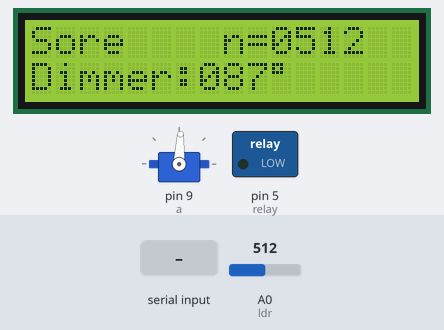
A sketch run on a simulated Arduino Uno, built with avr-gcc and run on an emulated ATmega328P. Parts: 16×2 character LCD, servo, switched loads named in the sketch (green lamp = pin HIGH). The inputs (shaded band) are chosen by the test bench; at power-on: A0 (ldr) = 512. What the sketch prints to the serial monitor is not drawn.

Above: at 3.3 s.
3.4 s: A0 (ldr) set to 690
At 4.6 s:
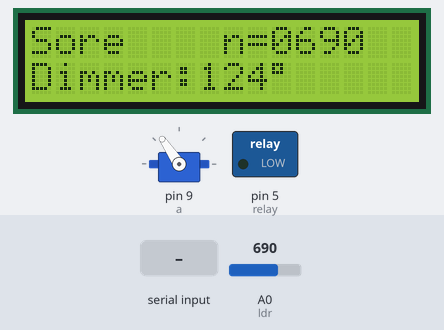
5.7 s: A0 (ldr) set to 714
At 6.8 s:
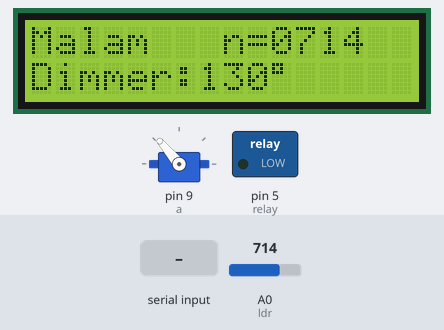
7.7 s: A0 (ldr) set to 190
At 9.0 s:
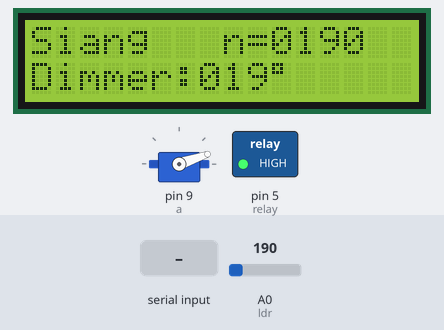
9.8 s: "d" received over Serial
At 11.1 s:
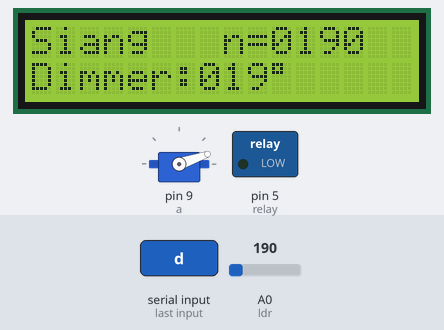
11.8 s: A0 (ldr) set to 213
At 13.3 s:
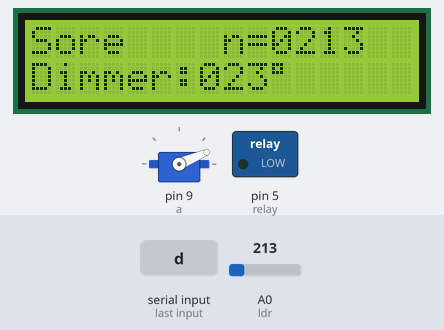
13.9 s: "D" received over Serial
At 15.4 s:
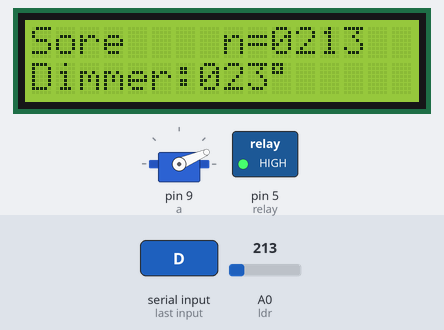
Timing chart, 0 to 16.9 s (numbered marks = the images above; inputs shaded):
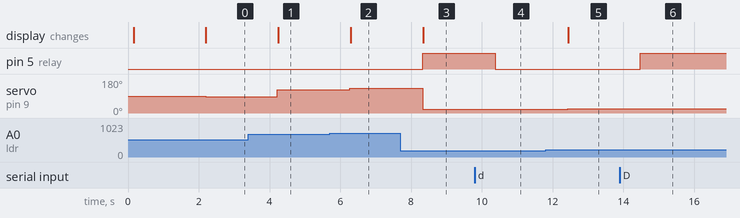

The sketch:

light_intensity_control.ino
```cpp
#include <Servo.h>
#include<SoftwareSerial.h>
#include <Wire.h>
#include <LiquidCrystal_I2C.h>
LiquidCrystal_I2C lcd(0x27,16,2);
SoftwareSerial ble(0,1);
const int ldr = A0;
const int relay = 5;
Servo a;
int cahaya,cahaya1;
int update_interval = 100;
unsigned long last_time=0;
char data_in;
String text,text1,text2;
void setup() {
  Serial.begin(9600);
Serial.println("*.kwl");
Serial.println("clear_panel()");
Serial.println("set_grid_size(11,5)");
Serial.println("add_text_box(2,1,8,L,Text,245,240,245,A)");
Serial.println("add_switch(2,2,4,D,d,0,0");
Serial.println("set_panel_notes(,,,)");
Serial.println("run()");
Serial.println("*");
 pinMode(ldr,INPUT);
 pinMode(relay,OUTPUT);
 lcd.begin();
 lcd.backlight();
 a.attach(9);
 lcd.setCursor(0,0);
 lcd.print("Azimi Alfaresyi");
 lcd.setCursor(0,1);
 lcd.print("182408025");
 delay(2000);
 lcd.clear();
}

void loop() {
cahaya  = analogRead(ldr);
cahaya1 = map(cahaya, 100, 950, 0, 180);
if(cahaya1 < 0){ cahaya1 = 0;}
if(cahaya1 >180){ cahaya1 =180;}
Serial.println(cahaya);
a.write(cahaya1);
if(Serial.available()){
  data_in = Serial.read();
if(data_in =='D'){
  digitalWrite(relay,HIGH);
}
if (data_in =='d'){
 digitalWrite(relay,LOW);
}
}
unsigned long t=millis();
if((t-last_time)>update_interval){
  last_time=t;
  Serial.print("*A"+text+"*");
  Serial.println("*BDimmer: "+text1+"*");
  Serial.println("*C"+text2+"*");
}
if( cahaya < 200){
  text = "Siang";
  lcd.setCursor(0,0);
  lcd.print("Siang");
  digitalWrite(relay,HIGH);
  if( data_in == 'd'){digitalWrite(relay,LOW);}
}
else if ( cahaya >=200&&cahaya<=700){
  text = "Sore";
  lcd.setCursor(0,0);
  lcd.print("Sore ");
  digitalWrite(relay,LOW);
  if( data_in == 'D'){digitalWrite(relay,HIGH);}
}
else{
  text = "Malam";
  lcd.setCursor(0,0);
  lcd.print("Malam");
  digitalWrite(relay,LOW);
  if( data_in == 'D'){digitalWrite(relay,HIGH);}
}
text2 = cahaya;
text1 = cahaya1;
lcd.setCursor(8,0);
lcd.print("n=");
if(cahaya<=9){lcd.print("000");}
else if(cahaya >=10 && cahaya <=99){lcd.print("00");}
else if(cahaya >=100 && cahaya <=999){lcd.print("0");}
lcd.print(cahaya);
lcd.setCursor(0,1);
lcd.print("Dimmer:");
if(cahaya1<=9){lcd.print("00");}
else if(cahaya1 >=10 && cahaya1 <=99){lcd.print("0");}
lcd.print(cahaya1,DEC);
lcd.setCursor(10,1);
lcd.print((char)223);
delay(1000);
}
```

Measured:
- the behaviour switches between 700 and 701 on A0 (ldr) (found by bisection; images 1 and 2)
- the behaviour switches between 199 and 200 on A0 (ldr) (found by bisection; images 4 and 5)
- after the input at 3.4 s, servo on pin 9 (a): 87° → 124° after 0.82 s; the display: changes after 0.85 s (image 1)
- after the input at 5.7 s, servo on pin 9 (a): 124° → 130° after 0.57 s; the display: changes after 0.60 s (image 2)
- after the input at 7.7 s, pin 5 (relay): LOW → HIGH after 0.63 s; servo on pin 9 (a): 130° → 19° after 0.62 s; the display: changes after 0.65 s (image 3)
- after the input at 9.8 s, pin 5 (relay): HIGH → LOW after 0.58 s
- after the input at 11.8 s, servo on pin 9 (a): 19° → 23° after 0.62 s; the display: changes after 0.65 s (image 5)
- after the input at 13.9 s, pin 5 (relay): LOW → HIGH after 0.58 s
